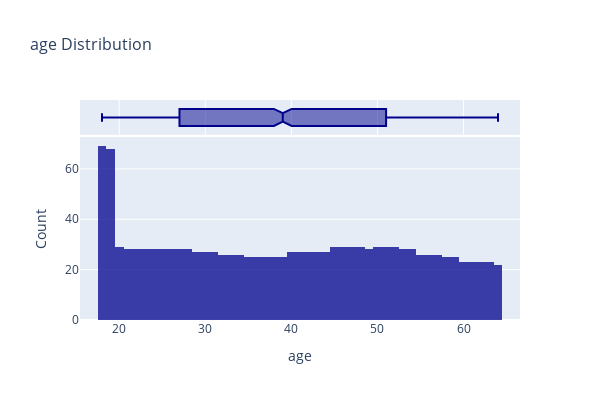

This figure's notebook cell:
### Code cell
dist('age')

### Figure 1 — Plotly figure (JSON) as saved in the notebook; plotly's stock layout.template omitted (floating-point values rounded to 4 significant figures; data arrays with more than 128 entries replaced by an {"elided": "..."} marker saying what was removed)
{"data": [{"bingroup": "x", "hovertemplate": "age=%{x}<br>count=%{y}<extra></extra>", "legendgroup": "", "marker": {"color": "darkblue", "opacity": 0.75, "pattern": {"shape": ""}}, "name": "", "nbinsx": 50, "orientation": "v", "showlegend": false, "type": "histogram", "x": {"elided": "1338 int values"}, "xaxis": "x", "yaxis": "y"}, {"hovertemplate": "age=%{x}<extra></extra>", "legendgroup": "", "marker": {"color": "darkblue"}, "name": "", "notched": true, "showlegend": false, "type": "box", "x": {"elided": "1338 int values"}, "xaxis": "x2", "yaxis": "y2"}], "layout": {"barmode": "relative", "height": 400, "legend": {"tracegroupgap": 0}, "title": {"font": {"size": 16}, "text": "age Distribution"}, "width": 600, "xaxis": {"anchor": "y", "domain": [0, 1], "title": {"text": "age"}}, "xaxis2": {"anchor": "y2", "domain": [0, 1], "matches": "x", "showgrid": true, "showticklabels": false}, "yaxis": {"anchor": "x", "domain": [0, 0.8316], "title": {"text": "Count"}}, "yaxis2": {"anchor": "x2", "domain": [0.8416, 1], "matches": "y2", "showgrid": false, "showline": false, "showticklabels": false, "ticks": ""}}}
